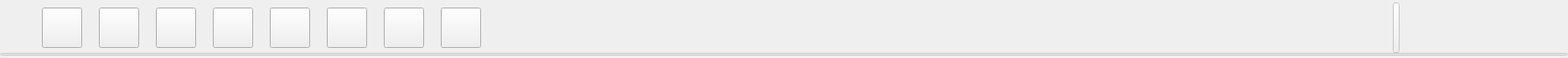
      <widget class="QWidget" name="widget" native="true">
       <property name="sizePolicy">
        <sizepolicy hsizetype="Expanding" vsizetype="Preferred">
         <horstretch>0</horstretch>
         <verstretch>0</verstretch>
        </sizepolicy>
       </property>
       <property name="minimumSize">
        <size>
         <width>800</width>
         <height>69</height>
        </size>
       </property>
       <property name="maximumSize">
        <size>
         <width>16777215</width>
         <height>69</height>
        </size>
       </property>
       <property name="styleSheet">
        <string notr="true">QWidget#widget{
color: rgb(255, 255, 255);
}</string>
       </property>
       <layout class="QGridLayout" name="gridLayout_3">
        <property name="margin">
         <number>0</number>
        </property>
        <property name="spacing">
         <number>0</number>
        </property>
        <item row="0" column="0">
         <layout class="QGridLayout" name="gridLayout_2">
          <property name="spacing">
           <number>0</number>
          </property>
          <item row="0" column="0">
           <layout class="QGridLayout" name="gridLayout">
            <property name="spacing">
             <number>0</number>
            </property>
            <item row="0" column="15">
             <widget class="QPushButton" name="pushButtonHelp">
              <property name="minimumSize">
               <size>
                <width>48</width>
                <height>48</height>
               </size>
              </property>
              <property name="maximumSize">
               <size>
                <width>48</width>
                <height>48</height>
               </size>
              </property>
              <property name="font">
               <font>
                <family>宋体</family>
                <pointsize>9</pointsize>
                <weight>50</weight>
                <italic>false</italic>
                <bold>false</bold>
               </font>
              </property>
              <property name="toolTip">
               <string>&lt;html&gt;&lt;head/&gt;&lt;body&gt;&lt;p&gt;&lt;span style=&quot; font-size:10pt; font-weight:600;&quot;&gt;帮助&lt;/span&gt;&lt;/p&gt;&lt;/body&gt;&lt;/html&gt;</string>
              </property>
              <property name="styleSheet">
               <string notr="true">QPushButton{
border-image: url(:/GuanTan/Resources/bangzhu_noselect.png);
}
QPushButton::hover{
border-image: url(:/GuanTan/Resources/bangzhu_move.png);
}
QPushButton::pressed{
border-image: url(:/GuanTan/Resources/bangzhu_select.png);
}</string>
              </property>
              <property name="text">
               <string/>
              </property>
             </widget>
            </item>
            <item row="0" column="0">
             <spacer name="horizontalSpacer_8">
              <property name="orientation">
               <enum>Qt::Horizontal</enum>
              </property>
              <property name="sizeType">
               <enum>QSizePolicy::Fixed</enum>
              </property>
              <property name="sizeHint" stdset="0">
               <size>
                <width>50</width>
                <height>20</height>
               </size>
              </property>
             </spacer>
            </item>
            <item row="0" column="1">
             <widget class="QPushButton" name="pushButtonShowAScan">
              <property name="minimumSize">
               <size>
                <width>48</width>
                <height>48</height>
               </size>
              </property>
              <property name="maximumSize">
               <size>
                <width>48</width>
                <height>48</height>
               </size>
              </property>
              <property name="font">
               <font>
                <family>宋体</family>
                <pointsize>9</pointsize>
                <weight>50</weight>
                <italic>false</italic>
                <bold>false</bold>
               </font>
              </property>
              <property name="toolTip">
               <string>&lt;html&gt;&lt;head/&gt;&lt;body&gt;&lt;p&gt;&lt;span style=&quot; font-size:10pt; font-weight:600;&quot;&gt;A扫&lt;/span&gt;&lt;/p&gt;&lt;/body&gt;&lt;/html&gt;</string>
              </property>
              <property name="styleSheet">
               <string notr="true">QPushButton{
border-image: url(:/GuanTan/Resources/A_noselect.png);
}
QPushButton::hover{
border-image: url(:/GuanTan/Resources/A_move.png);
}
QPushButton::pressed{
border-image: url(:/GuanTan/Resources/A_select.png);
}
</string>
              </property>
              <property name="text">
               <string/>
              </property>
             </widget>
            </item>
            <item row="0" column="2">
             <spacer name="horizontalSpacer">
              <property name="orientation">
               <enum>Qt::Horizontal</enum>
              </property>
              <property name="sizeType">
               <enum>QSizePolicy::Fixed</enum>
              </property>
              <property name="sizeHint" stdset="0">
               <size>
                <width>20</width>
                <height>20</height>
               </size>
              </property>
             </spacer>
            </item>
            <item row="0" column="3">
             <widget class="QPushButton" name="pushButtonFormSetting">
              <property name="minimumSize">
               <size>
                <width>48</width>
                <height>48</height>
               </size>
              </property>
              <property name="maximumSize">
               <size>
                <width>48</width>
                <height>48</height>
               </size>
              </property>
              <property name="font">
               <font>
                <family>宋体</family>
                <pointsize>9</pointsize>
                <weight>50</weight>
                <italic>false</italic>
                <bold>false</bold>
               </font>
              </property>
              <property name="toolTip">
               <string>&lt;html&gt;&lt;head/&gt;&lt;body&gt;&lt;p&gt;&lt;span style=&quot; font-size:10pt; font-weight:600;&quot;&gt;参数设置&lt;/span&gt;&lt;/p&gt;&lt;/body&gt;&lt;/html&gt;</string>
              </property>
              <property name="styleSheet">
               <string notr="true">QPushButton{
border-image: url(:/GuanTan/Resources/gangbancanshushezhi_noselect.png);
}
QPushButton::hover{
border-image: url(:/GuanTan/Resources/gangbancanshushezhi_move.png);
}
QPushButton::pressed{
border-image: url(:/GuanTan/Resources/gangbancanshushezhi_select.png);
}</string>
              </property>
              <property name="text">
               <string/>
              </property>
             </widget>
            </item>
            <item row="0" column="4">
             <spacer name="horizontalSpacer_2">
              <property name="orientation">
               <enum>Qt::Horizontal</enum>
              </property>
              <property name="sizeType">
               <enum>QSizePolicy::Fixed</enum>
              </property>
              <property name="sizeHint" stdset="0">
               <size>
                <width>20</width>
                <height>20</height>
               </size>
              </property>
             </spacer>
            </item>
            <item row="0" column="5">
             <widget class="QPushButton" name="pushButtonFormItem">
              <property name="minimumSize">
               <size>
                <width>48</width>
                <height>48</height>
               </size>
              </property>
              <property name="maximumSize">
               <size>
                <width>48</width>
                <height>48</height>
               </size>
              </property>
              <property name="font">
               <font>
                <family>宋体</family>
                <pointsize>9</pointsize>
                <weight>50</weight>
                <italic>false</italic>
                <bold>false</bold>
               </font>
              </property>
              <property name="toolTip">
               <string>&lt;html&gt;&lt;head/&gt;&lt;body&gt;&lt;p&gt;&lt;span style=&quot; font-size:10pt; font-weight:600;&quot;&gt;报表设置&lt;/span&gt;&lt;/p&gt;&lt;/body&gt;&lt;/html&gt;</string>
              </property>
              <property name="styleSheet">
               <string notr="true">QPushButton{
border-image: url(:/GuanTan/Resources/tanshangliebiao_noselect.png);
}
QPushButton::hover{
border-image: url(:/GuanTan/Resources/tanshangliebiao_move.png);
}
QPushButton::pressed{
border-image: url(:/GuanTan/Resources/tanshangliebiao_select.png);
}</string>
              </property>
              <property name="text">
               <string/>
              </property>
             </widget>
            </item>
            <item row="0" column="6">
             <spacer name="horizontalSpacer_3">
              <property name="orientation">
               <enum>Qt::Horizontal</enum>
              </property>
              <property name="sizeType">
               <enum>QSizePolicy::Fixed</enum>
              </property>
              <property name="sizeHint" stdset="0">
               <size>
                <width>20</width>
                <height>20</height>
               </size>
              </property>
             </spacer>
            </item>
            <item row="0" column="7">
             <widget class="QPushButton" name="pushButtonUp">
              <property name="minimumSize">
               <size>
                <width>48</width>
                <height>48</height>
               </size>
              </property>
              <property name="maximumSize">
               <size>
                <width>48</width>
                <height>48</height>
               </size>
              </property>
              <property name="font">
               <font>
                <family>宋体</family>
                <pointsize>9</pointsize>
                <weight>50</weight>
                <italic>false</italic>
                <bold>false</bold>
               </font>
              </property>
              <property name="toolTip">
               <string>&lt;html&gt;&lt;head/&gt;&lt;body&gt;&lt;p&gt;&lt;span style=&quot; font-size:10pt; font-weight:600;&quot;&gt;上一根钢管数据&lt;/span&gt;&lt;/p&gt;&lt;/body&gt;&lt;/html&gt;</string>
              </property>
              <property name="styleSheet">
               <string notr="true">QPushButton{
border-image: url(:/GuanTan/Resources/shangyiji_noselect.png);
}
QPushButton::hover{
border-image: url(:/GuanTan/Resources/shangyiji_move.png);
}
QPushButton::pressed{
border-image: url(:/GuanTan/Resources/shangyiji_select.png);
}</string>
              </property>
              <property name="text">
               <string/>
              </property>
             </widget>
            </item>
            <item row="0" column="8">
             <spacer name="horizontalSpacer_4">
              <property name="orientation">
               <enum>Qt::Horizontal</enum>
              </property>
              <property name="sizeType">
               <enum>QSizePolicy::Fixed</enum>
              </property>
              <property name="sizeHint" stdset="0">
               <size>
                <width>20</width>
                <height>20</height>
               </size>
              </property>
             </spacer>
            </item>
            <item row="0" column="9">
             <widget class="QPushButton" name="pushButtonOpen">
              <property name="minimumSize">
               <size>
                <width>48</width>
                <height>48</height>
               </size>
              </property>
              <property name="maximumSize">
               <size>
                <width>48</width>
                <height>48</height>
               </size>
              </property>
              <property name="font">
               <font>
                <family>宋体</family>
                <pointsize>9</pointsize>
                <weight>50</weight>
                <italic>false</italic>
                <bold>false</bold>
               </font>
              </property>
              <property name="toolTip">
               <string>&lt;html&gt;&lt;head/&gt;&lt;body&gt;&lt;p&gt;&lt;span style=&quot; font-size:10pt; font-weight:600; color:#ffffff;&quot;&gt;打开数据文件&lt;/span&gt;&lt;/p&gt;&lt;/body&gt;&lt;/html&gt;</string>
              </property>
              <property name="styleSheet">
               <string notr="true">QPushButton{
border-image: url(:/GuanTan/Resources/dakai_noselect.png);
}
QPushButton::hover{
border-image: url(:/GuanTan/Resources/dakai_move.png);
}
QPushButton::pressed{
border-image: url(:/GuanTan/Resources/dakai_select.png);
}</string>
              </property>
              <property name="text">
               <string/>
              </property>
             </widget>
            </item>
            <item row="0" column="10">
             <spacer name="horizontalSpacer_5">
              <property name="orientation">
               <enum>Qt::Horizontal</enum>
              </property>
              <property name="sizeType">
               <enum>QSizePolicy::Fixed</enum>
              </property>
              <property name="sizeHint" stdset="0">
               <size>
                <width>20</width>
                <height>20</height>
               </size>
              </property>
             </spacer>
            </item>
            <item row="0" column="11">
             <widget class="QPushButton" name="pushButtonDown">
              <property name="minimumSize">
               <size>
                <width>48</width>
                <height>48</height>
               </size>
              </property>
              <property name="maximumSize">
               <size>
                <width>48</width>
                <height>48</height>
               </size>
              </property>
              <property name="font">
               <font>
                <family>宋体</family>
                <pointsize>9</pointsize>
                <weight>50</weight>
                <italic>false</italic>
                <bold>false</bold>
               </font>
              </property>
              <property name="toolTip">
               <string>&lt;html&gt;&lt;head/&gt;&lt;body&gt;&lt;p&gt;&lt;span style=&quot; font-size:10pt; font-weight:600;&quot;&gt;下一根钢管数据&lt;/span&gt;&lt;/p&gt;&lt;/body&gt;&lt;/html&gt;</string>
              </property>
              <property name="styleSheet">
               <string notr="true">QPushButton{
border-image: url(:/GuanTan/Resources/xiayiji _noselect.png);
}
QPushButton::hover{
border-image: url(:/GuanTan/Resources/xiayiji _move.png);
}
QPushButton::pressed{
border-image: url(:/GuanTan/Resources/xiayiji _select.png);
}</string>
              </property>
              <property name="text">
               <string/>
              </property>
             </widget>
            </item>
            <item row="0" column="12">
             <spacer name="horizontalSpacer_6">
              <property name="orientation">
               <enum>Qt::Horizontal</enum>
              </property>
              <property name="sizeType">
               <enum>QSizePolicy::Fixed</enum>
              </property>
              <property name="sizeHint" stdset="0">
               <size>
                <width>20</width>
                <height>20</height>
               </size>
              </property>
             </spacer>
            </item>
            <item row="0" column="13">
             <widget class="QPushButton" name="pushButtonOperator">
              <property name="minimumSize">
               <size>
                <width>48</width>
                <height>48</height>
               </size>
              </property>
              <property name="maximumSize">
               <size>
                <width>48</width>
                <height>48</height>
               </size>
              </property>
              <property name="font">
               <font>
                <family>宋体</family>
                <pointsize>9</pointsize>
                <weight>50</weight>
                <italic>false</italic>
                <bold>false</bold>
               </font>
              </property>
              <property name="toolTip">
               <string>&lt;html&gt;&lt;head/&gt;&lt;body&gt;&lt;p&gt;&lt;span style=&quot; font-size:10pt; font-weight:600;&quot;&gt;用户管理&lt;/span&gt;&lt;/p&gt;&lt;/body&gt;&lt;/html&gt;</string>
              </property>
              <property name="styleSheet">
               <string notr="true">QPushButton{
border-image: url(:/GuanTan/Resources/yonghuguanli_noselect.png);
}
QPushButton::hover{
border-image: url(:/GuanTan/Resources/yonghuguanli_move1.png);
}
QPushButton::pressed{
border-image: url(:/GuanTan/Resources/yonghuguanli_select.png);
}</string>
              </property>
              <property name="text">
               <string/>
              </property>
             </widget>
            </item>
            <item row="0" column="16">
             <spacer name="horizontalSpacer_7">
              <property name="orientation">
               <enum>Qt::Horizontal</enum>
              </property>
              <property name="sizeType">
               <enum>QSizePolicy::Expanding</enum>
              </property>
              <property name="sizeHint" stdset="0">
               <size>
                <width>1088</width>
                <height>20</height>
               </size>
              </property>
             </spacer>
            </item>
            <item row="0" column="17">
             <widget class="QPushButton" name="pushButton_9">
              <property name="enabled">
               <bool>false</bool>
              </property>
              <property name="minimumSize">
               <size>
                <width>8</width>
                <height>60</height>
               </size>
              </property>
              <property name="maximumSize">
               <size>
                <width>8</width>
                <height>60</height>
               </size>
              </property>
              <property name="styleSheet">
               <string notr="true">border-image: url(:/GuanTan/Resources/zhankaipng.png);</string>
              </property>
              <property name="text">
               <string/>
              </property>
             </widget>
            </item>
            <item row="0" column="18">
             <widget class="QLabel" name="label_49">
              <property name="minimumSize">
               <size>
                <width>201</width>
                <height>51</height>
               </size>
              </property>
              <property name="maximumSize">
               <size>
                <width>201</width>
                <height>51</height>
               </size>
              </property>
              <property name="styleSheet">
               <string notr="true">font: 75 33pt &quot;新宋体&quot;;
color: rgb(244, 244, 244);
image: url(:/GuanTan/Resources/logoGONGSI.png);</string>
              </property>
              <property name="text">
               <string/>
              </property>
             </widget>
            </item>
            <item row="0" column="14">
             <spacer name="horizontalSpacer_12">
              <property name="orientation">
               <enum>Qt::Horizontal</enum>
              </property>
              <property name="sizeType">
               <enum>QSizePolicy::Fixed</enum>
              </property>
              <property name="sizeHint" stdset="0">
               <size>
                <width>20</width>
                <height>20</height>
               </size>
              </property>
             </spacer>
            </item>
           </layout>
          </item>
          <item row="1" column="0">
           <widget class="QPushButton" name="pushButton_8">
            <property name="enabled">
             <bool>false</bool>
            </property>
            <property name="sizePolicy">
             <sizepolicy hsizetype="Expanding" vsizetype="Fixed">
              <horstretch>0</horstretch>
              <verstretch>0</verstretch>
             </sizepolicy>
            </property>
            <property name="minimumSize">
             <size>
              <width>800</width>
              <height>3</height>
             </size>
            </property>
            <property name="maximumSize">
             <size>
              <width>16777215</width>
              <height>3</height>
             </size>
            </property>
            <property name="text">
             <string/>
            </property>
           </widget>
          </item>
         </layout>
        </item>
       </layout>
      </widget>
